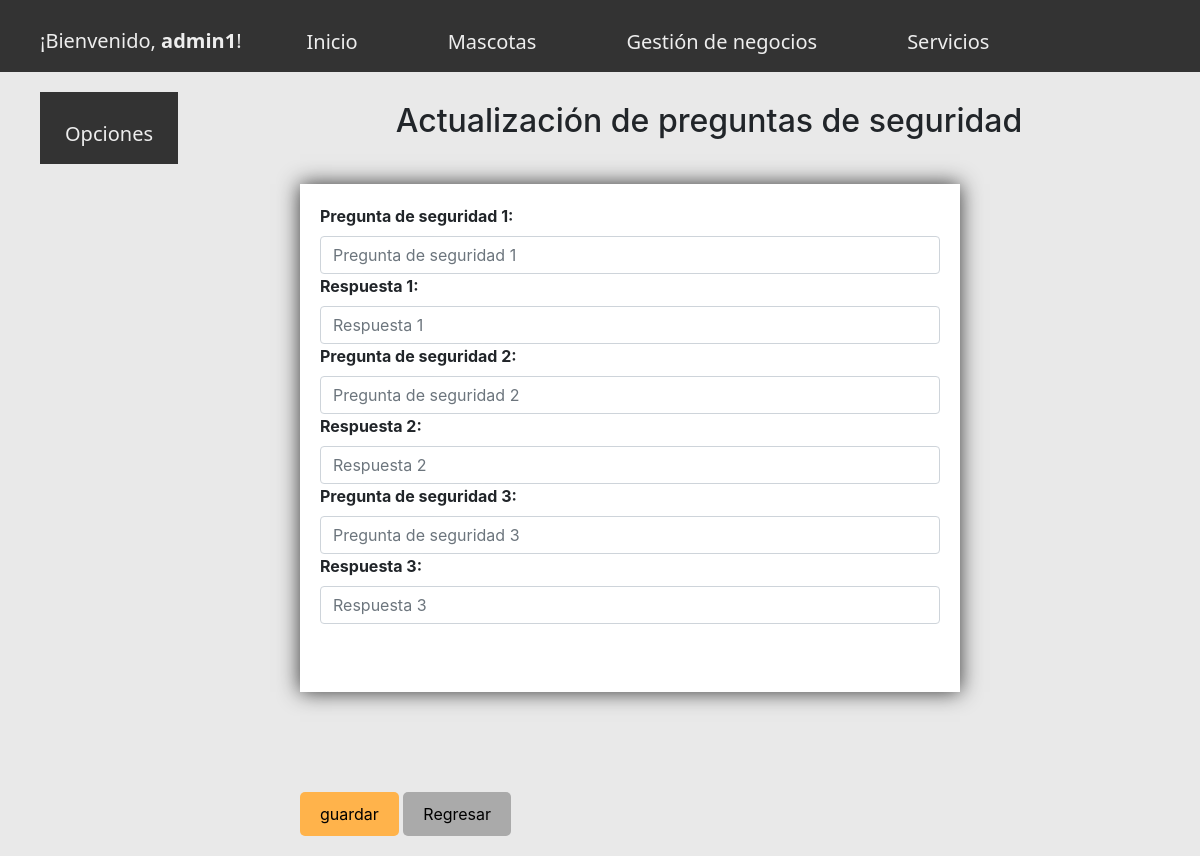
Before: /EditarPreguntasDeSeguridad.php?id=4 (signed in) with the older database file.
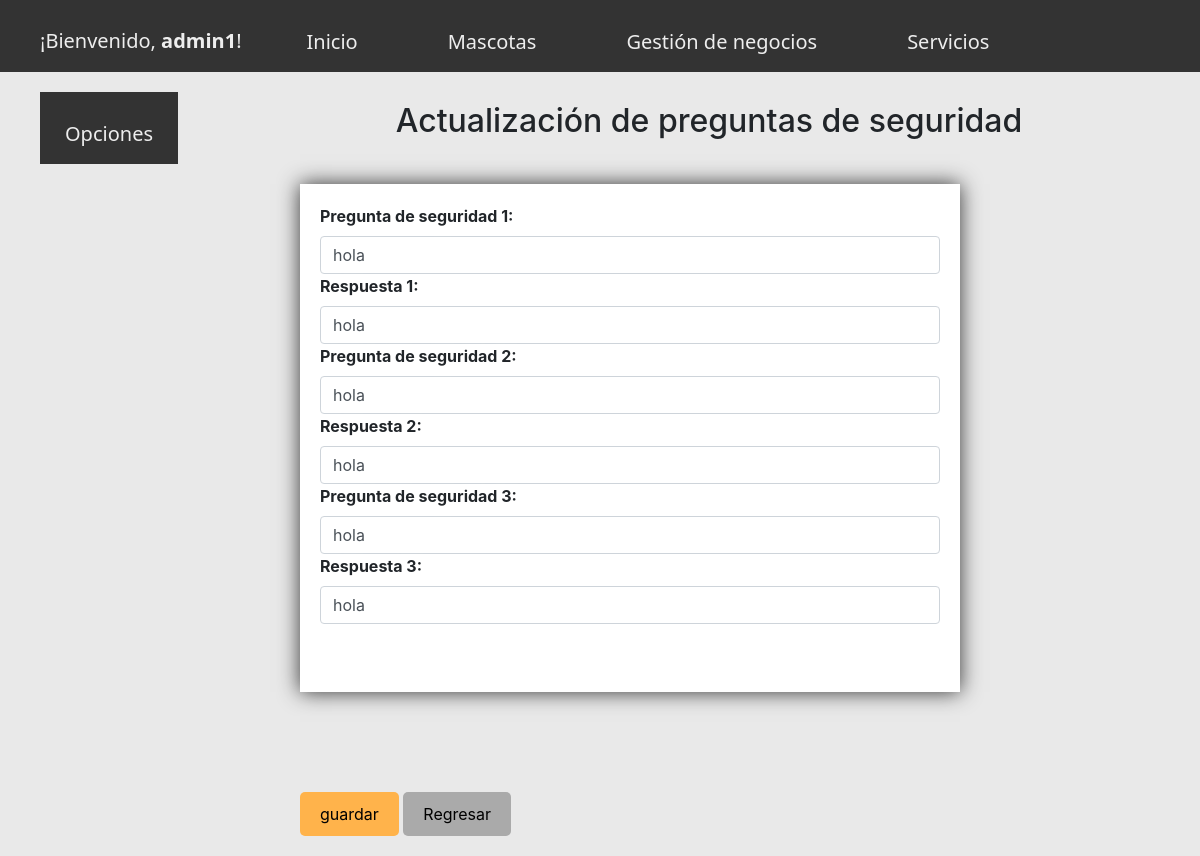
After: the same page with the newer database file.
### tables this page shows
CREATE TABLE `preguntas_seguridad` (
  `id` int(11) NOT NULL AUTO_INCREMENT,
  `id_user` int(11) NOT NULL,
  `pregunta_uno` varchar(20) NOT NULL,
  `respuesta_uno` varchar(20) NOT NULL,
  `pregunta_dos` varchar(20) NOT NULL,
  `respuesta_dos` varchar(20) NOT NULL,
  `pregunta_tres` varchar(20) NOT NULL,
  `respuesta_tres` varchar(20) NOT NULL,
  PRIMARY KEY (`id`),
  KEY `id_user` (`id_user`),
  CONSTRAINT `preguntas_seguridad_ibfk_1` FOREIGN KEY (`id_user`) REFERENCES `user` (`id`)
);

### EditarPreguntasDeSeguridad.php (the view, shortened to what this page needs)
<?php
	@include "top.php";
	if(isset($_GET['id'])){
		$id=(int) $_GET['id'];
		$c = new SelectDatos();
		$conectar = $c->Buscador();
		$buscar_id=$conectar->prepare('SELECT * FROM preguntas_seguridad WHERE id_user=:id_user');
		$buscar_id->execute(array(
			':id_user'=>$id
		));
		$resultado=$buscar_id->fetch();
       $pu = $resultado["pregunta_uno"];
       $ru = $resultado["respuesta_uno"];
       $pd = $resultado["pregunta_dos"];
       $rd = $resultado["respuesta_dos"];
       $pt = $resultado["pregunta_tres"];
       $rt = $resultado["respuesta_tres"];
	}
?>
<!DOCTYPE html>
<html lang="es">
<head>
</head>
<body style="background-color: #e9e9e9">
	<div class="contenedor">
		<h2 class="centrado">Actualización de preguntas de seguridad</h2>
		<div class="jaula">
			<br>
			<link rel="stylesheet" href="./css/body.css">
		<form action="" method="POST">
<tr>
	<div class="form-group" style="width: 75%; margin-bottom: 100px; padding: 20px; background-color: #fff; text-shadow: 0 0 30px #fff;
			       box-shadow: 0 0 20px #333">
	<label for="id_cliente" ><strong>Pregunta de seguridad 1:</strong></label>
<input class ="form-control" id="preguntauno" maxlength="20" name="preguntauno" required type ="text" value="<?php if($resultado) echo $pu; ?>"  placeholder="Pregunta de seguridad 1" autocomplete="off">
<label for="id_cliente" ><strong>Respuesta 1:</strong></label>
<input class ="form-control" id="respuestauno" maxlength="12" name="respuestauno" required type ="text" value="<?php if($resultado) echo $ru; ?>"  placeholder="Respuesta 1" autocomplete="off">
</tr>
<tr>
	<label for="nombre_cliente"><strong>Pregunta de seguridad 2:</strong> </label>
<input class ="form-control" id="preguntados"  maxlength="20" required pattern="[A-Za-z ]+" value="<?php if($resultado) echo $pd; ?>" name="preguntados" required type ="text"  placeholder="Pregunta de seguridad 2" autocomplete="off">
 <label for="id_cliente" ><strong>Respuesta 2:</strong></label>
<input class ="form-control" id="respuestados"  maxlength="12" name="respuestados" required type ="text" value="<?php if($resultado) echo $rd; ?>"  placeholder="Respuesta 2" autocomplete="off">
</tr>
<tr>
	<label for="apellido_cliente"><strong>Pregunta de seguridad 3:</strong> </label>
<input class ="form-control" id="preguntatres" maxlength="20"  pattern="[A-Za-z ]+" name="preguntatres" value="<?php if($resultado) echo $pt; ?>" required type ="text"  placeholder="Pregunta de seguridad 3" autocomplete="off">
<label for="id_cliente" ><strong>Respuesta 3:</strong></label>
<input class ="form-control" id="respuestatres" maxlength="12" name="respuestatres" value="<?php if($resultado) echo $rt; ?>" required type ="text"  placeholder="Respuesta 3" autocomplete="off">
</tr>
<br>
<br>
</div>
<input type="submit" name="guardar" value="guardar" class="btn_a">
<tr> <a class="cancel" href="VerUsuario.php">Regresar</a></tr>
	</div>
</body>
</html>

### top.php (shortened to what this page needs)
<?php require "confirm.php";
class anuncio
{
public function emitirAnuncio(){
  return "¡Bienvenido, <strong>".$_SESSION['username']."</strong>!";
  }
}
?>
<!DOCTYPE html>
<html>
<link rel="stylesheet"  type="text/css" href="./css/bootstrap.css">
<link rel="stylesheet"  type="text/css" href="./css/body.css">
<link rel="stylesheet"  type="text/css" href="./css/top.css">
<link rel="stylesheet" href="DataTables/DataTables-1.13.6/css/dataTables.bootstrap5.min.css">
  <link rel="stylesheet" href="DataTables/datatables.css" rel="stylesheet">
<head>
</head>
<body>
<ul class="menu-h">
<div class ="na">
	<li class="mp" style="text-decoration:none; font-family: Segoe UI; color: #eee; margin-top: 26px;">
    <?php $anuncio = new anuncio();
         echo $a = $anuncio->emitirAnuncio(); ?></a>
  </li>
<li class="mp"><a class="a" href="inicio.php" style="text-decoration:none;
                                                    font-family: Segoe UI;">Inicio</a>
</li>
<li class="mp"><a class="a" href="VerMascotas.php" style="text-decoration:none;
font-family: Segoe UI;">Mascotas</a>
</li>
<li class="mp"><a class="a" href="VerClientes.php" style="text-decoration:none; font-family: Segoe UI;">Gestión de negocios</a>
</li>
<li class="mp"><a class="a" href="VerConsultas.php" style="text-decoration:none; font-family: Segoe UI;">Servicios</a>
</li>
<li class="mp"><a class="a" href="Auditorias.php" style="text-decoration:none; font-family: Segoe UI;">Opciones</a>
</li>
<br>
<br>
<br>
</div>
</ul>
</body>
</html>

### css/body.css (style rules this page uses)
.centrado { text-align: center; }
.jaula { margin: 20px; margin-left: 300px; }

### css/top.css (style rules this page uses)
.menu-h { list-style: none; justify-content: space-around; background-color:#333; margin-bottom: 30px; }
.mp { float:left; margin-bottom: 20px; margin-right: 40px; color:black; font-family: Segoe UI; font-size: 20px; }
.a { outline: none; text-decoration: none; padding: 12px 25px 0; line-height: 3; display: inline-block; color: white; background-color: #eee; font-family: Product Sans; }
.a:link { outline: none; text-decoration: none; display: inline-block; color: #eee; }
.a:link, .a:visited, .a:focus { background: #333; color:#eee; }
.btn_a { display: inline-block; padding: 10px 20px; background-color: #ffb34b; color: black; text-align: center; font-size: 16px; border: none; border-radius: 5px; cursor: pointer; text-decoration: none; }
.cancel { display: inline-block; padding: 10px 20px; background-color: #aaa; color: black; text-align: center; font-size: 16px; border: none; border-radius: 5px; cursor: pointer; text-decoration: none; }

### DataTables/datatables.css (style rules this page uses)
:root { --dt-row-selected: 13, 110, 253; --dt-row-selected-text: 255, 255, 255; --dt-row-selected-link: 9, 10, 11; --dt-row-stripe: 0, 0, 0; --dt-row-hover: 0, 0, 0; --dt-column-ordering: 0, 0, 0; --dt-html-background: white; }

Changed rows visible on the page:
added preguntas_seguridad: preguntauno "hola", respuestauno "hola", preguntados "hola", respuestados "hola", preguntatres "hola", respuestatres "hola"
